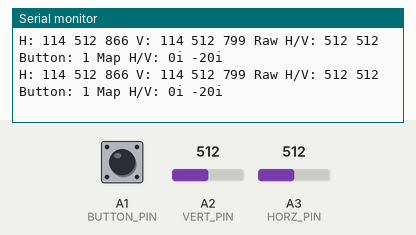
Bench run of a sketch on a simulated Arduino Leonardo, built with avr-gcc and run on an emulated ATmega32U4. Parts: the last lines printed to the serial monitor. The inputs (shaded band) are chosen by the test bench; at power-on: A2 (VERT_PIN) = 512, A3 (HORZ_PIN) = 512, A1 (BUTTON_PIN) HIGH. USB keyboard and mouse output is not drawn.

Above: at 2.2 s.
2.3 s: A2 (VERT_PIN) set to 0
At 3.1 s:
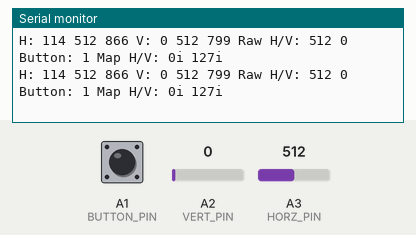
5.3 s: A3 (HORZ_PIN) set to 540
At 6.4 s:
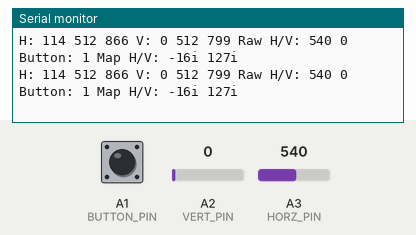
8.3 s: A3 (HORZ_PIN) set to 0
At 9.0 s:
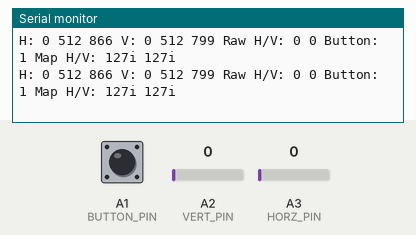
11.3 s: A2 (VERT_PIN) set to 22
At 11.9 s:
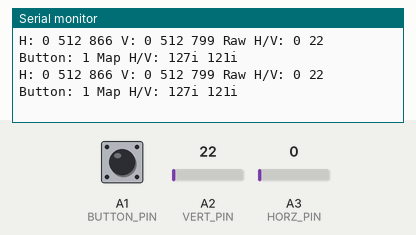
14.3 s: A2 (VERT_PIN) set to 511
At 15.1 s:
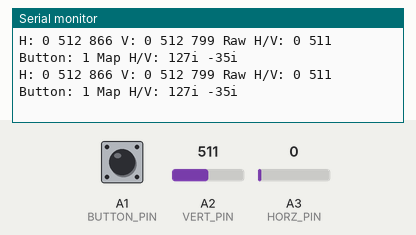

The sketch:

7MM_Joystick_JoyCon_v2E.ino
```cpp
// 7MM_Joystick_JoyCon_v2E
// 2022-03-25-A

//=================================================================================

#include "Joystick.h"

//=================================================================================

Joystick_ Joystick(JOYSTICK_DEFAULT_REPORT_ID,
                   JOYSTICK_TYPE_JOYSTICK, 1, 0,
                   true, true, false, false, false, false,
                   false, false, false, false, false);

// constructor: use default id, it's a joystick, there is one button,
//              there are no hat buttons, there is an X and Y analog
//              and no other controls.

//=================================================================================

const boolean debug = true; // if true, output info to serial monitor.
const boolean graph = false; // if true, output data for plotter/graph viewing.

//=================================================================================

// Joystick pins
#define BUTTON_PIN  A1 // Pushbutton of the thumbstick
#define VERT_PIN    A2 // "Y" -- dependent on how thumbstick is oriented
#define HORZ_PIN    A3 // "X" -- dependent on how thumbstick is oriented

// Mapping to XBOX Adaptive Controller
// X and Y will auto map to Axis 0/1 or 2/3 depending on which side you plug
// the joystick into (left=0/1 or right=2/3). The pushbutton on the stick needs
// to be set & programmed depending on placement.
// ********* TODO: Some sort of config on stick?
// 10=Left Stick Press, 11=Right Stick Press
int XBOX_AC_STICK_BUTTON = 10;

// Joystick variables - Button (with debounce)
int SEL, prevSEL = HIGH;
long lastDebounceTime = 0;
const int debounceDelay = 50;  //millis

//=================================================================================

// values from analog stick
long rawHorz, rawVert;
long mapHorz, mapVert;

// invert if needed
const bool invHorz = true;
const bool invVert = true;

//=================================================================================

// The XBOX Adapative Controller (XAC) likes joystick values from -127 to + 127
// adjust these min/max based on your upstream device. Same values for both X and Y.
const int joyMin = -127;
const int joyMax = +127;

//=================================================================================

// set the default min/max values.
// Determined during testing. These are for JoyCon Switch style joysticks.
// Adjust values based on what you actually get from the stick being used.

int minHorz=114;
int centeredHorz=489;
int maxHorz=866;

int minVert=114;
int centeredVert=486;
int maxVert=799;

//hard limits, to catch out-of-range readings
const int limitMinHorz=50;
const int limitMaxHorz=950;
const int limitMinVert=50;
const int limitMaxVert=950;

//=================================================================================


void setup() {

  // Set HORZ and VERT and BUTT pins (from joystick) to input
  pinMode(VERT_PIN, INPUT);
  pinMode(HORZ_PIN, INPUT);
  pinMode(BUTTON_PIN, INPUT_PULLUP);

  //Turn off the TX/RX red LEDs
  pinMode(LED_BUILTIN_TX,INPUT);
  pinMode(LED_BUILTIN_RX,INPUT);

  // Startup the joystick object.
  Joystick.begin(false); // false indicates that sendState method call required (so we do all changes at once).

  // I'm using Map below, but setting range Just In Case.
  // Also setting Axis to zero at startup.
  Joystick.setXAxisRange(joyMin, joyMax); Joystick.setXAxis(0);
  Joystick.setYAxisRange(joyMin, joyMax); Joystick.setYAxis(0);
  Joystick.sendState();

  if (debug) {
    Serial.begin(9600);
    Serial.println("JoyConStick_Converter_ForXBOXAC_v2p1");
  }

  // On startup, take some readings from the (hopefully)
  // centered joystick to determine actual center for X and Y.
  int iNumberOfSamples = 50;
  long lSampleSumHorz = 0;
  long lSampleSumVert = 0;
  for (int iSample = 1; iSample<=iNumberOfSamples; iSample++) {
    lSampleSumHorz += analogRead(HORZ_PIN); delay(10);
    lSampleSumVert += analogRead(VERT_PIN); delay(10);
  }
  centeredHorz=int(lSampleSumHorz/iNumberOfSamples);
  centeredVert=int(lSampleSumVert/iNumberOfSamples);

}//setup


//=================================================================================


void loop() {

  // ----------------------------------------------------

  // Check for button push - and debounce
  int reading = digitalRead(BUTTON_PIN);
  if (reading != prevSEL) {
     lastDebounceTime = millis();// reset timer
  }
  if (millis() - lastDebounceTime > debounceDelay) {
    if (reading != SEL) {
      SEL = reading;
      if (SEL == LOW) {Joystick.pressButton(XBOX_AC_STICK_BUTTON);}
      else {Joystick.releaseButton(XBOX_AC_STICK_BUTTON);}
    }
  }
  prevSEL = reading;

  // ----------------------------------------------------

  // Read analog values from input pins.
  rawHorz = analogRead(HORZ_PIN); delay(10);
  rawVert = analogRead(VERT_PIN); delay(10);

  // Toss out invalid ranges (out of limit). If out of range, set to centered value.
  //if (rawHorz<limitMinHorz || rawHorz>limitMaxHorz) {rawHorz=centeredHorz;}
  //if (rawVert<limitMinVert || rawVert>limitMaxVert) {rawVert=centeredVert;}

  // update the min/max during run, in case we see something outside of the normal
  if (rawHorz<minHorz) {minHorz=rawHorz;}
  if (rawHorz>maxHorz) {maxHorz=rawHorz;}
  if (rawVert<minVert) {minVert=rawVert;}
  if (rawVert>maxVert) {maxVert=rawVert;}

  // Map values to a range the upstread device likes
  mapHorz = map(rawHorz, minHorz, maxHorz, joyMin, joyMax);
  mapVert = map(rawVert, minVert, maxVert, joyMin, joyMax);

  // Clean up center position, the 12 and 12 are based on value seen during testing.
  if (abs(mapHorz)>0 && abs(mapHorz)<12) {mapHorz=0;}
  if (abs(mapVert)>0 && abs(mapVert)<12) {mapVert=0;}

  // Invert value if requested (if "up" should go "down" or "left" to "right")
  if (invHorz) {mapHorz = -mapHorz;}
  if (invVert) {mapVert = -mapVert;}

  // Send the values to the joystick object
  Joystick.setXAxis(mapHorz);
  Joystick.setYAxis(mapVert);

  // Send updated joystick state to HID upstream
  Joystick.sendState();

  // ----------------------------------------------------

  if (debug) {serialDebug();}

}//loop

//=================================================================================

void serialDebug() {

    if (!graph) {
      Serial.print("H: ");
      Serial.print(minHorz);
      Serial.print(" ");
      Serial.print(centeredHorz);
      Serial.print(" ");
      Serial.print(maxHorz);
      Serial.print(" ");
      Serial.print("V: ");
      Serial.print(minVert);
      Serial.print(" ");
      Serial.print(centeredVert);
      Serial.print(" ");
      Serial.print(maxVert);
      Serial.print(" ");
      Serial.print("Raw H/V: ");
      Serial.print(rawHorz);
      Serial.print(" ");
      Serial.print(rawVert);
      Serial.print(" ");
    }
    if (!graph) {Serial.print("Button: ");}
    //always graph/print button
    Serial.print(digitalRead(BUTTON_PIN));
    Serial.print(" ");
    if (!graph) {Serial.print("Map H/V: ");}
    //always graph/print mapped horz/vert
    Serial.print(mapHorz);
    if (invHorz) { Serial.print("i"); } // i indicates value was inverted
    Serial.print(" ");
    Serial.print(mapVert);
    if (invVert) { Serial.print("i"); } // i indicates value was inverted
    Serial.print(" ");
    Serial.println();

}//serialDebug
```

Measured:
- after the input at 2.3 s, the serial monitor: prints a new line at once (image 1)
- after the input at 5.3 s, the serial monitor: prints a new line at once (image 2)
- after the input at 8.3 s, the serial monitor: prints a new line at once (image 3)
- after the input at 11.3 s, the serial monitor: prints a new line at once (image 4)
- after the input at 14.3 s, the serial monitor: prints a new line at once (image 5)
